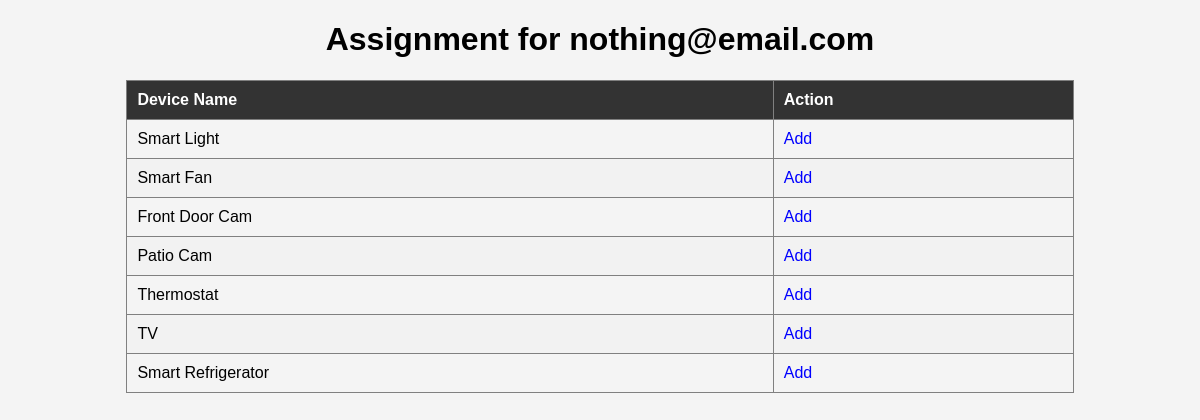
The page /assignment/2 on the database its author committed.
### tables this page shows
CREATE TABLE users (
                        id INTEGER PRIMARY KEY AUTOINCREMENT,
                        username TEXT UNIQUE NOT NULL,
                        password TEXT NOT NULL,
                        devices TEXT NULL,
                        role TEXT NOT NULL DEFAULT 'GUEST'
                        );

CREATE TABLE devices (
                        id INTEGER PRIMARY KEY AUTOINCREMENT,
                        name TEXT NOT NULL,
                        description TEXT NOT NULL);

### app.py (the view)
@app.route('/assignment/<int:userid>',methods=['GET'])
def assignment(userid):
    user_name = database.get_user_name(userid)
    devices = database.get_devices_for_user(userid)
    print('------------------')
    return render_template('assignment.html', user_name=[user_name,userid], devices=devices[0],user_devices =  list(map(int,devices[1].split(','))) if len(devices[1]) != 0 else [])

### database.py (called while the page is built)
def get_connection():
    return sqlite3.connect('iot_devices.db')

def get_all_devices():
    conn = get_connection()
    cursor = conn.cursor()
    cursor.execute('SELECT * FROM devices')
    devices = cursor.fetchall()
    conn.close()
    return devices

def get_user_name(userid):
    conn = get_connection()
    cursor = conn.cursor()
    cursor.execute('SELECT username FROM users WHERE id = ?', (userid,))
    user_name = cursor.fetchone()[0]  # Assuming there's only one user with the given ID
    conn.close()
    return user_name

def get_devices_for_user(userid,user_name=''):
    conn = get_connection()
    cursor = conn.cursor()
    if user_name == '':
        cursor.execute('SELECT devices FROM users WHERE id = ?', (userid,))
    else:
        cursor.execute('SELECT devices FROM users WHERE username = ?', (user_name[1],))
    user_devices = cursor.fetchall()
    print(user_devices,'from db get_devices_for_user')
    if len(user_devices) != 0:
        print('user_devices = ',user_devices,user_devices[0])
        user_devices = user_devices[0][0]
    conn.close()
    return [get_all_devices(),user_devices]

### templates/assignment.html (shortened to what this page needs)
<!DOCTYPE html>
<html lang="en">
<head>
    <link rel="stylesheet" type="text/css" href="../static/assignment.css">
</head>
<body>
    <div class="container">
        <h1>Assignment for {{ user_name[0] }}</h1>
        <table border="1">
            <thead>
                <tr>
                    <th>Device Name</th>
                    <th>Action</th>
                </tr>
            </thead>
            <tbody>
                {% for device in devices %}
                    <tr>
                        <td>{{ device[1] }}</td>
                        <td>
                            {% if device[0] not in user_devices %}
                                <a href="/add_device/{{user_name[1]}}/{{ device[0] }}">Add</a>
                            {% else %}
                                <a href="/remove_device/{{user_name[1]}}/{{ device[0] }}">Remove</a>
                            {% endif %}
                        </td>
                    </tr>
                {% endfor %}
            </tbody>
        </table>
    </div>
</body>
</html>

### static/assignment.css (style rules this page uses)
body { font-family: Arial, sans-serif; background-color: #f4f4f4; }
.container { width: 80%; margin: 0 auto; }
h1 { text-align: center; }
table { width: 100%; border-collapse: collapse; margin-top: 20px; }
th, td { padding: 10px; text-align: left; }
thead { background-color: #333; color: #fff; }
tbody tr:nth-child(even) { background-color: #f2f2f2; }
a { text-decoration: none; color: blue; }

### rows shown on the page
users: username "nothing@email.com"
devices: name "Smart Light"
devices: name "Smart Fan"
devices: name "Front Door Cam"
devices: name "Patio Cam"
devices: name "Thermostat"
devices: name "TV"
devices: name "Smart Refrigerator"
